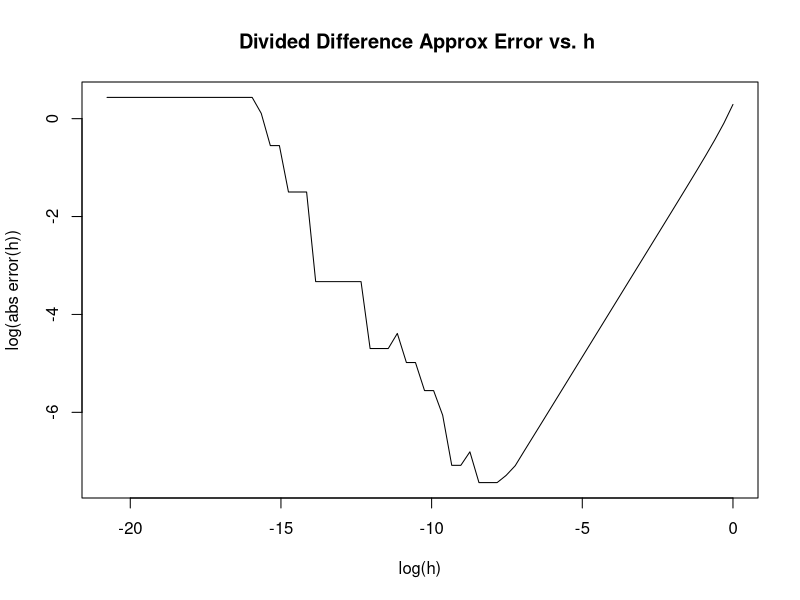

This chart was generated by the following R code: (Note: this script raises an error after producing the figure.)
# Example of the Effects of Floating Point Error 
# on Numerical Computations
h=1
n=70
x0=1
expx0 = true = exp(x0)          #store exp(x0) into expx0 and true
hvec = rep(0,n)     #create a n dimentional vector
errvec = rep(0,n)
for (i in 1:n) {
  ddif = (exp(x0+h)-expx0)/h    #Compute divided difference approx.
  abs_error = abs(ddif - true)  #Compute abs. value of approx. error
  hvec[i] = h
  errvec[i] = abs_error
  h = h/2                       #decrease step size h
}

plot(log10(hvec),log10(errvec),type="l",xlab="log(h)",ylab="log(abs error(h))")

title("Divided Difference Approx Error vs. h ")
# **********************************
          # problem_B
# Part_a
par(mar=c(1,1,1,1))
#import(svglite)
library(MASS) # for fractions() function
library(ggplot2)
library(svglite)
xs=c(256, 1/1024, 0)
n=70
minh = c(0,0,0)
for(x0 in xs) {
  hvec = 2^ - ((1:n)-1)
  errvec = abs( (exp(x0+hvec) - exp(x0)) /hvec-exp(x0) )
  # which() function will return the postion of the elements
  # in a logical vector that is true
  name=paste("probset1_", which(xs == x0), ".svg", seq="")
  # svg is a type of a img file, like png, jpeg
  svglite::svglite(name, width=14, height=14)
  png(name, width=14, height=14)
  if (which(xs==x0)==3){
    plot(log10(hvec), errvec, type="1", xlab="log(h)", ylab="|error(h)|")
  }else{
    plot(log10(hvec), log10(errvec), type="1", xlab="log(h)", ylab="|error(h)|")
  }
  stx = toString(fractions(x0))
  # bquote() function quotes its argument 
  # except that terms wrapped in ' .() '
  # 
  title(bquote(paste("Divided Diff. Error of Deriv of ",
                     e^x[0], " vs. h",
                     "with", x[0], "=", 
                     .(stx)
                     )
               )
        )
  
  dev.off()
  #graohics.off()
  minh[which(xs==x0)] = hvec [max(which(errvec==min(errvec)))] #save min h
  }

# **********************************
          # problem_C
 xs = c(256,1/1024,0)
 min(which(2^(1:2000) == Inf)) -1;
 .Machine$double.exponent

# **********************************
          # problem_D
# Part_a
b = -1e9
c = -1
x_pos = (-b + sqrt(b^2- 4*c)) /2
x_pos

x_neg = (-b - sqrt(b^2 - 4*c )) /2
x_neg

# Part_b
